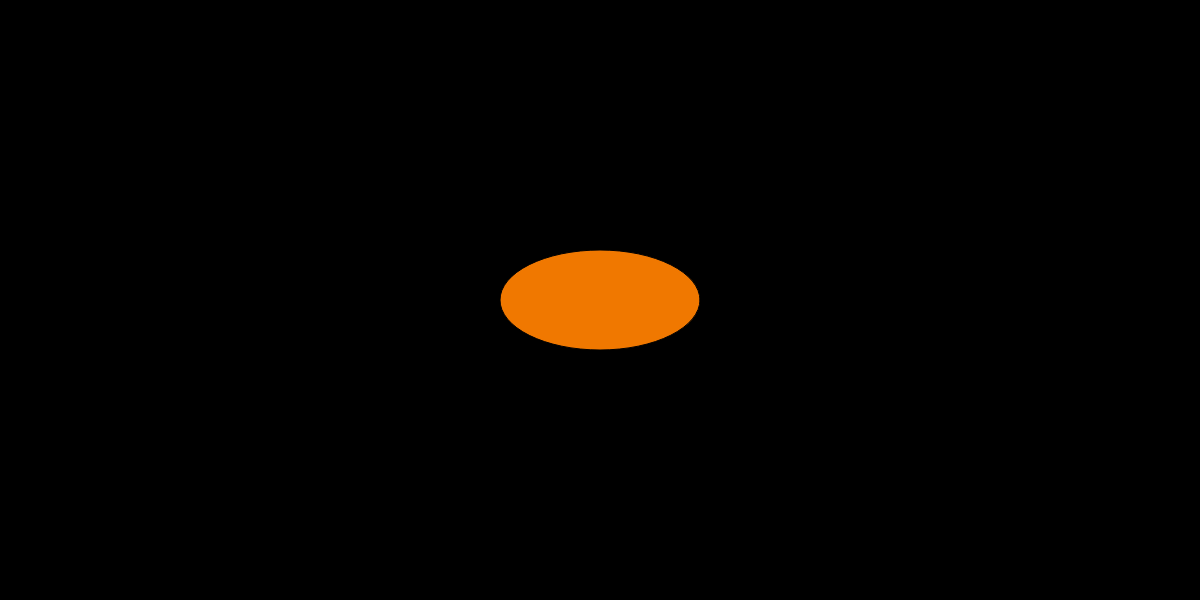
Frame 1 (no input)
Frame 60 (no input): identical to frame 1, image omitted
Frame 120 (the mouse pressed at the canvas centre since frame 60): identical to frame 1, image omitted

The p5.js sketch that drew this single still picture (run headless with seeded random() and noise() and a simulated clock; from frame 60 on, the mouse is pressed at the canvas centre):

// p5.js sketch
// ── sketch.js

// Global
var gDebugMode = false;

// Setup code goes here
function setup() {
  createCanvas(1200, 600);

  ellipseMode(CENTER);
  
  textSize(24);
  textAlign(LEFT);
 }


// Draw code goes here
function draw() {
  background(0);

  // draw an ellipse
  fill(240,120,0);
  ellipse(width/2, height/2, 200,100);

 
  if( gDebugMode == true ) {
  	drawDebugInfo();
  }
}

function drawDebugInfo() {
	fill(255);
  	text("X: " + mouseX + "   Y: " + mouseY, 20, height - 20);
}

// keyTyped gets triggered 
function keyTyped() {
  if (key === ' ') {
    //gDebugMode = !gDebugMode;
  }
 }
